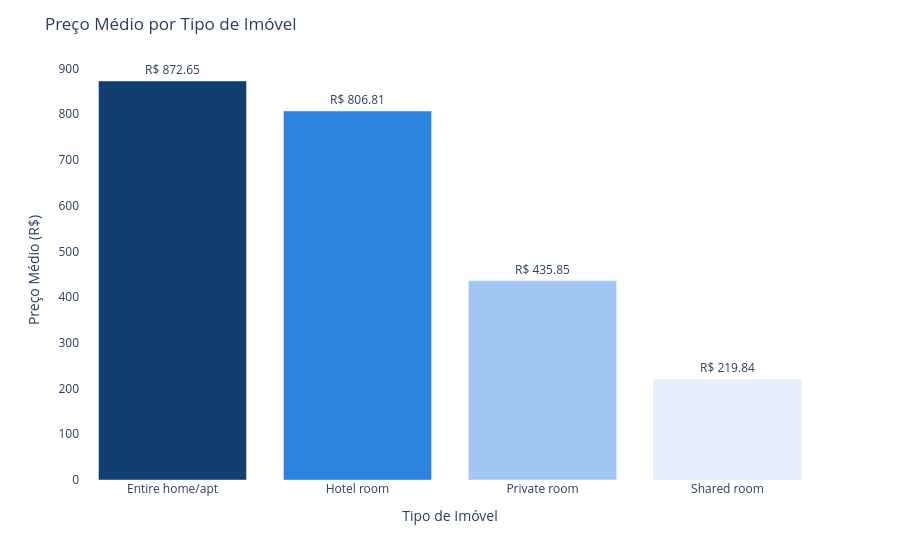

The code cell stored with this chart in its notebook:
### Markdown cell above
## Qual a média de preços por tipo de quarto?

### Code cell
import plotly.express as px

# Calculando a média de preço por tipo de imóvel
room_avg_price = df_limpo.groupby('room_type')['price'].mean().reset_index()
room_avg_price.columns = ['Tipo de Imóvel', 'Preço Médio']

# Formatando os valores para o formato de moeda (R$)
room_avg_price['Preço Médio Formatado'] = room_avg_price['Preço Médio'].apply(lambda x: f'R$ {x:,.2f}')

# Tons de azul pastel
blue_pastel_colors = ['#113f70', '#2b82df', '#a2c8f1', '#e6f0fb']
colors = blue_pastel_colors[:len(room_avg_price)]

# Criando o gráfico de barras com preço médio formatado
fig = px.bar(
    room_avg_price,
    x='Tipo de Imóvel',
    y='Preço Médio',
    color='Tipo de Imóvel',
    color_discrete_sequence=colors,
    text='Preço Médio Formatado'  # Exibindo o valor formatado sobre a barra
)

# Ajustando o layout
fig.update_traces(textposition='outside')  # Posicionando o texto fora da barra
fig.update_layout(
    title='Preço Médio por Tipo de Imóvel',
    xaxis_title='Tipo de Imóvel',
    yaxis_title='Preço Médio (R$)',
    showlegend=False,
    plot_bgcolor='white'
)

fig.show()

### Figure 1 — Plotly figure (JSON) as saved in the notebook; plotly's stock layout.template omitted (floating-point values rounded to 4 significant figures)
{"data": [{"alignmentgroup": "True", "hovertemplate": "Tipo de Imóvel=%{x}<br>Preço Médio=%{y}<br>Preço Médio Formatado=%{text}<extra></extra>", "legendgroup": "Entire home/apt", "marker": {"color": "#113f70", "pattern": {"shape": ""}}, "name": "Entire home/apt", "offsetgroup": "Entire home/apt", "orientation": "v", "showlegend": true, "text": ["R$ 872.65"], "textposition": "outside", "type": "bar", "x": ["Entire home/apt"], "xaxis": "x", "y": [872.6], "yaxis": "y"}, {"alignmentgroup": "True", "hovertemplate": "Tipo de Imóvel=%{x}<br>Preço Médio=%{y}<br>Preço Médio Formatado=%{text}<extra></extra>", "legendgroup": "Hotel room", "marker": {"color": "#2b82df", "pattern": {"shape": ""}}, "name": "Hotel room", "offsetgroup": "Hotel room", "orientation": "v", "showlegend": true, "text": ["R$ 806.81"], "textposition": "outside", "type": "bar", "x": ["Hotel room"], "xaxis": "x", "y": [806.8], "yaxis": "y"}, {"alignmentgroup": "True", "hovertemplate": "Tipo de Imóvel=%{x}<br>Preço Médio=%{y}<br>Preço Médio Formatado=%{text}<extra></extra>", "legendgroup": "Private room", "marker": {"color": "#a2c8f1", "pattern": {"shape": ""}}, "name": "Private room", "offsetgroup": "Private room", "orientation": "v", "showlegend": true, "text": ["R$ 435.85"], "textposition": "outside", "type": "bar", "x": ["Private room"], "xaxis": "x", "y": [435.8], "yaxis": "y"}, {"alignmentgroup": "True", "hovertemplate": "Tipo de Imóvel=%{x}<br>Preço Médio=%{y}<br>Preço Médio Formatado=%{text}<extra></extra>", "legendgroup": "Shared room", "marker": {"color": "#e6f0fb", "pattern": {"shape": ""}}, "name": "Shared room", "offsetgroup": "Shared room", "orientation": "v", "showlegend": true, "text": ["R$ 219.84"], "textposition": "outside", "type": "bar", "x": ["Shared room"], "xaxis": "x", "y": [219.8], "yaxis": "y"}], "layout": {"barmode": "relative", "legend": {"title": {"text": "Tipo de Imóvel"}, "tracegroupgap": 0}, "margin": {"t": 60}, "plot_bgcolor": "white", "showlegend": false, "title": {"text": "Preço Médio por Tipo de Imóvel"}, "xaxis": {"anchor": "y", "categoryarray": ["Entire home/apt", "Hotel room", "Private room", "Shared room"], "categoryorder": "array", "domain": [0, 1], "title": {"text": "Tipo de Imóvel"}}, "yaxis": {"anchor": "x", "domain": [0, 1], "title": {"text": "Preço Médio (R$)"}}}}
